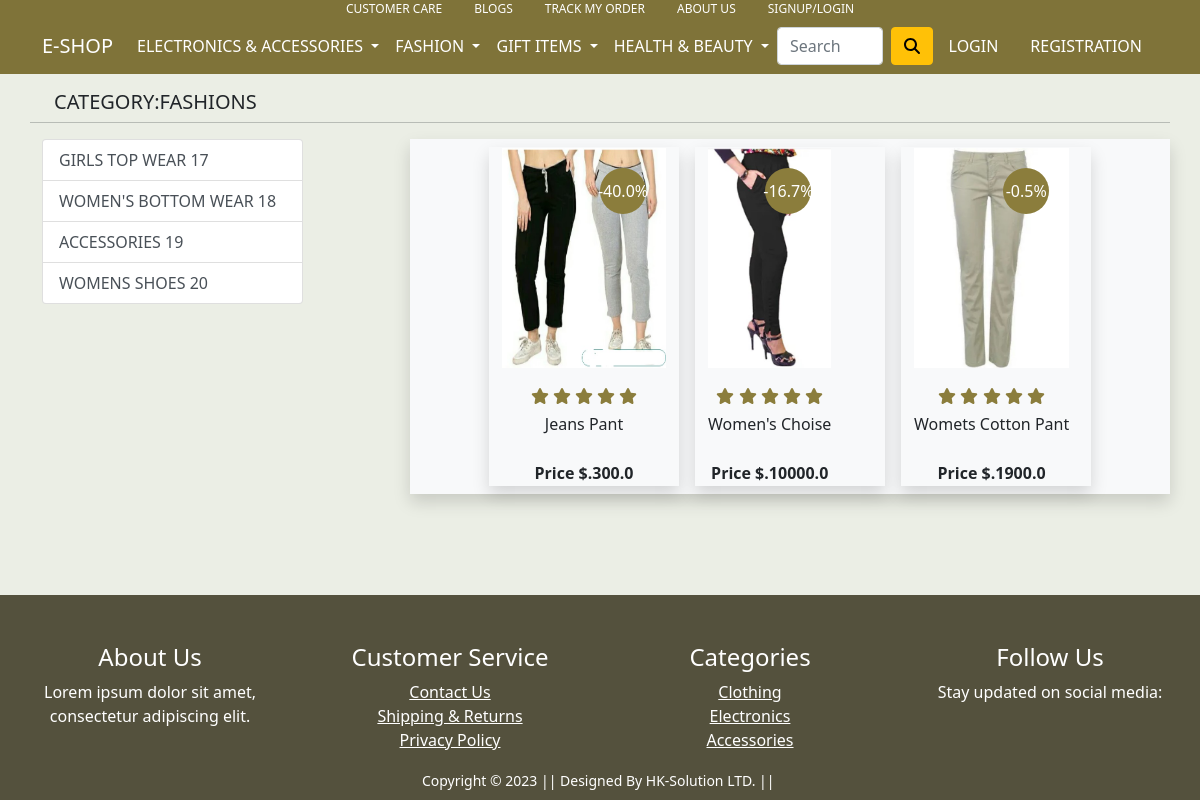
/category_based/16/, run on an earlier commit of the app's database.
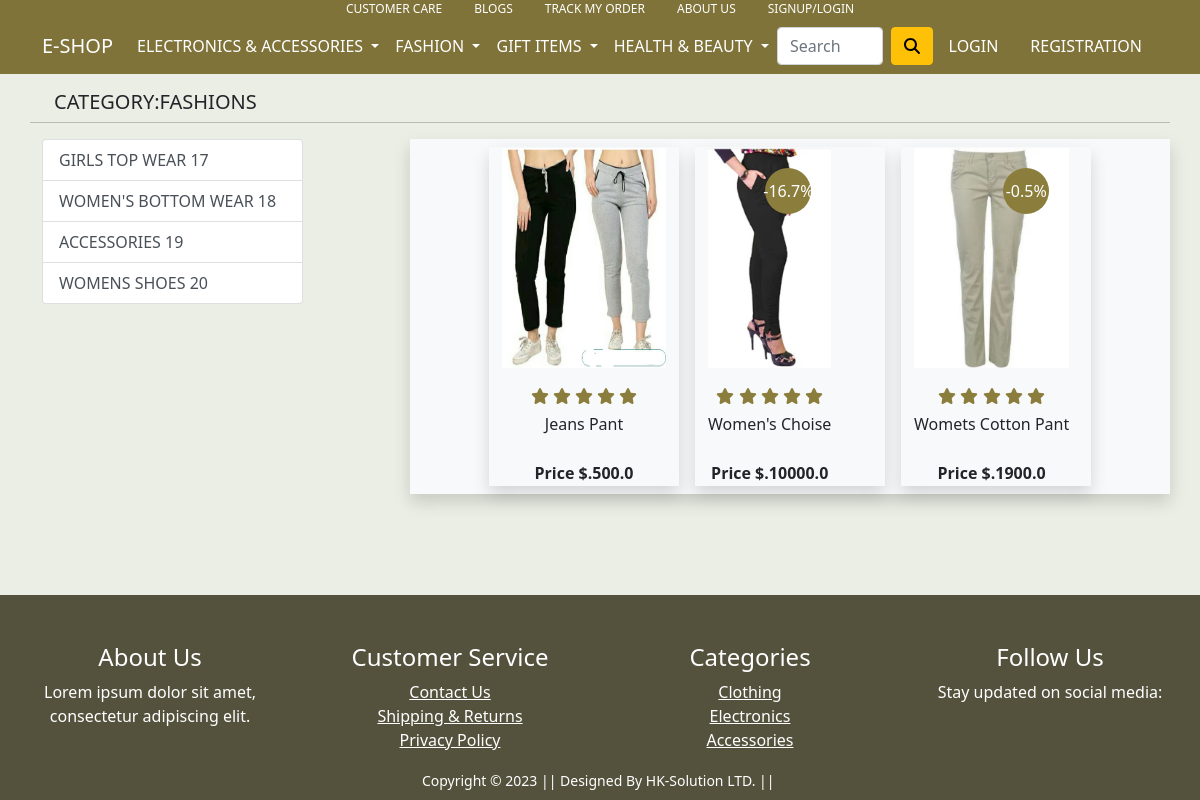
And on a later commit of the database.
### app/models.py (models this page shows, shortened)
class Category(MPTTModel):
    name = models.CharField(max_length=100)
    image=models.ImageField(upload_to="category",null=True,blank=True)
    parent = TreeForeignKey('self', on_delete=models.CASCADE, null=True, blank=True, related_name='children')
    class MPTTMeta:
        order_insertion_by = ['name']
    def __str__(self):
        if self.parent:
            return str(self.parent)+"_"+str(self.name)
        else:
            return str(self.name)
    def get_root_parent(self):
        if self.parent is None:
            return self
        return self.parent.get_root_parent()
    def get_all_children(self):
        return self.get_descendants(include_self=True)
    def get_path_to_last_child(self):
        path = [self]
        current_category = self
        while current_category.parent:
            path.append(current_category.parent)
            current_category = current_category.parent
        path.reverse()
        return path
    @classmethod
    def find_children_by_parent_pk(cls, parent_pk):
        try:
            parent_category = cls.objects.get(pk=parent_pk)
        except cls.DoesNotExist:
            return []
        return cls.objects.filter(parent=parent_category)

class Product(models.Model):
    title=models.CharField(max_length=100)
    selling_price=models.FloatField()
    discounted_price=models.FloatField(null=True,blank=True)
    description=models.TextField()
    brand=models.ForeignKey(Brand,on_delete=models.DO_NOTHING,null=True,blank=True)
    category = models.ForeignKey(Category, on_delete=models.DO_NOTHING,null=True,blank=True)
    product_image=models.ImageField(upload_to="productimg")
    class Meta:
        ordering = ('title',)

### app/views.py (the view)
# urls.py: path('category_based/<int:pk>/', views.category_based, name='category_based'),
def category_based(request,pk=None):
 print("-----------------------------------------------")
 category=Category.objects.filter(parent__isnull=True)
 category=Category.objects.filter(parent__parent__isnull=True,parent__isnull=False)
 categories_without_children = Category.objects.filter(children__isnull=True)
 last_level_child = Category.objects.get(pk=pk)
 root_parent = last_level_child.get_root_parent()
 all_level_children = root_parent.get_all_children()
 path_to_last_child = last_level_child.get_path_to_last_child()
 children_of_parent = Category.find_children_by_parent_pk(pk)
 search_category=Product.objects.filter(category__parent=pk)
 if not children_of_parent:
  children=Category.objects.get(pk=pk)
  print(children.parent.id)
  children_of_parent=Category.find_children_by_parent_pk(children.parent.id)
  print(children_of_parent)
  search_category=Product.objects.filter(category=pk)
 return render(request, 'app/category_based.html',{"mobiles":search_category,"catragorylist":children_of_parent,"root_parent":root_parent})

### app/templatetags/custom_filters.py (called while the page is built)
@register.simple_tag
def my_custom_tag():
    fashion=Category.objects.filter(parent=7)
    health_beauty=Category.objects.filter(parent=5)
    gift=Category.objects.filter(parent=6)
    electronics=Category.objects.filter(parent=4)
    categorylist={"fashion":fashion,"health_beauty":health_beauty,"gift":gift,"electronics":electronics}
    return categorylist

@register.simple_tag
def discount_percentage(sellingPrice,discountedPrice):
    if sellingPrice < discountedPrice:
        return "error"
    discount=sellingPrice-discountedPrice
    actual_discount=(discount * 100) / sellingPrice
    actual_discount=round(actual_discount,1)
    return actual_discount

### app/templates/app/category_based.html (shortened to what this page needs)
{% extends 'app/base.html' %}
{% load static %}
{% load custom_filters %}
{% block main-content %}
<div class="container content my-3">
<div class="row">
    <div class="col-md-6  ps-md-4">
        <h5 class="text-uppercase">category:{{root_parent}}</h5>
    </div>
    <hr>
</div>
 <div class="row">
  <div class="col-sm-3">
    <div class="list-group">
        {% for category in catragorylist %}
        <a href="{% url 'category_based' category.id %}" class="list-group-item list-group-item-action text-uppercase" aria-current="true">{{category.name}} {{category.id}}</a>
        {% endfor %}
       </div>
  </div>
  <div class="col-sm-8 offset-md-1 shadow bg-light ">
       <div class="row d-flex justify-content-center">
        {% for product in mobiles %}
            <div class = " col-6 col-md-4 col-lg-3 col-xl-3 m-2 shadow best">
              <a href="{% url 'product-detail' product.id %}" class="btn m-0 p-0" style="padding: 0; margin: 0;">
              <div class = "collection-img position-relative">
                  <img src = "{{product.product_image.url}}" style="width:100% !important; height: 220px;">
                  {% if product.discounted_price %}
                  <span class = "position-absolute text-white d-flex align-items-center justify-content-center" style="background-color: #8b7d3c;">-{% discount_percentage product.selling_price product.discounted_price %}%</span>
                  {% endif %}
              </div>
              <div class = "text-center">
                  <div class = "rating mt-3">
                      <span class = "text-primary"><i class = "fas fa-star " style="color: #8b7d3c;"></i></span>
                      <span class = "text-primary"><i class = "fas fa-star " style="color: #8b7d3c;"></i></span>
                      <span class = "text-primary"><i class = "fas fa-star " style="color: #8b7d3c;"></i></span>
                      <span class = "text-primary"><i class = "fas fa-star " style="color: #8b7d3c;"></i></span>
                      <span class = "text-primary"><i class = "fas fa-star " style="color: #8b7d3c;"></i></span>
                  </div>
                  <p class = "text-capitalize my-1 text-truncate-2"  style=" height:45px;">{{product.title}}</p>
                  {% if product.discounted_price %}
                  <span class = "fw-bold">Price $.{{product.discounted_price}}</span>
                  {% else %}
                  <span class = "fw-bold">Price $.{{product.selling_price}}</span>
                  {% endif %}
              </div>
            </a>
            </div>
        {% endfor %}
      </div>
  </div>
 </div>
</div>
{% endblock main-content %}

### app/templates/app/base.html (shortened to what this page needs)
<!doctype html>
{% load static %}
{% load custom_filters %}
<html lang="en">
  <head>
    <link rel="stylesheet" href="{% static 'css/bootstrap.min.css' %}">
    <link rel="stylesheet" href="{% static 'app/css/owl.carousel.min.css' %}">
    <link rel="stylesheet" href="{% static 'app/css/all.min.css' %}">
    <link rel="stylesheet" href="{% static 'app/css/style.css' %}">
  </head>
  <body style="background-color: rgb(235, 238, 229);">
        <div class="m-0 p-0" style="background-color: rgb(127, 115, 57);">
          <ul class="nav justify-content-center m-0 p-0" style="font-size: 12px; font-weight: 500;">
              <li class="nav-item">
                <a class="nav-link text-white m-0 py-0 " aria-current="page" href="{% url 'customersupport' %}">CUSTOMER CARE</a>
              </li>
              <li class="nav-item">
                  <a class="nav-link text-white m-0 py-0 " aria-current="page" href="#">BLOGS</a>
                </li>
              <li class="nav-item">
                <a class="nav-link text-white  m-0 py-0" href="#">TRACK MY ORDER</a>
              </li>
              <li class="nav-item">
                  <a class="nav-link text-white  m-0 py-0" href="{% url 'aboutus' %}">ABOUT US</a>
                </li>
              {% if not request.user.is_authenticated %}
              <li class="nav-item">
                <a class="nav-link text-white  m-0 py-0" href="{% url 'login' %}">SIGNUP/LOGIN</a>
              </li>
              {% endif %}
            </ul>
      </div>
    <nav class="navbar navbar-expand-lg navbar-dark " style="background-color: rgb(127, 115, 57);">
     <div class="container" style="font-weight: 500;">
       <a class="navbar-brand" href="/">E-SHOP</a>
       <div class="collapse navbar-collapse fs-6 text-uppercase" id="navbarSupportedContent">
         <ul class="navbar-nav me-auto mb-2 mb-lg-0">
           <li class="nav-item dropdown">
             <a class="nav-link dropdown-toggle text-white" href="#" id="electronicsDropdown" role="button" data-bs-toggle="dropdown" aria-expanded="false">
               Electronics & Accessories
             </a>
              {% my_custom_tag as filtered_data %}
           </li>
           <li class="nav-item dropdown">
             <a class="nav-link dropdown-toggle text-white" href="#" id="fashionDropdown" role="button" data-bs-toggle="dropdown" aria-expanded="false">
               Fashion
             </a>
           </li>
           <li class="nav-item dropdown">
            <a class="nav-link dropdown-toggle text-white" href="#" id="fashionDropdown" role="button" data-bs-toggle="dropdown" aria-expanded="false">
              Gift Items
            </a>
          </li>
          <li class="nav-item dropdown">
            <a class="nav-link dropdown-toggle text-white" href="#" id="fashionDropdown" role="button" data-bs-toggle="dropdown" aria-expanded="false">
              Health & Beauty
            </a>
          </li>
         </ul>
         <form class="d-flex flex-md-grow-1">
           <input class="form-control me-2" type="search" placeholder="Search" aria-label="Search">
           <button class="btn btn-warning" type="submit"><i class="fas fa-search"></i></button>
         </form>
         <div>
          <ul class="navbar-nav me-auto mb-2 mb-lg-0">
            {% if request.user.is_authenticated %}
           <li class="nav-item dropdown mx-2">
              <a class="nav-link dropdown-toggle text-white" href="#" id="profileDropdown" role="button" data-bs-toggle="dropdown" aria-expanded="false">
                {{request.user}}
              </a>
              <ul class="dropdown-menu" aria-labelledby="profileDropdown">
                <li><a class="dropdown-item" href="{% url 'profile' %}">Profile</a></li>
                <li><a class="dropdown-item" href="{% url 'orders' %}">Orders</a></li>
                <li><a class="dropdown-item" href="{% url 'changepassword' %}">Change Password</a></li>
                <li><a class="dropdown-item" href="{% url 'logout' %}">Logout</a></li>
              </ul>
            </li>
            <li class="nav-item mx-2">
             <a href="{% url 'showcart' %}" class="nav-link text-white px-0">
              <div class = "mycart-img  position-relative ">
                <img src = "{% static 'app/images/cart.png' %}" style="max-width:100% !important; height: 30px;">
                {% if request.user.is_authenticated %}
                {% cart_filter request.user as cartcount %}
                {% if cartcount %}
                <span class = "position-absolute text-white d-flex align-items-center justify-content-center" style="font-size: 10px; font-weight: bold;">{{cartcount}}</span>
                {% endif %}
                {% endif %}
            </div>
            </a>
            </li>
            {% else %}
            <li class="nav-item mx-2">
             <a href="{% url 'login' %}" class="nav-link text-white">Login</a>
            </li>
            <li class="nav-item mx-2">
             <a href="{% url 'customerregistration' %}" class="nav-link text-white">Registration</a>
            </li>
            {% endif %}
          </ul>
         </div>
       </div>
     </div>
    </nav>
    {% block main-content %} {% endblock main-content %}
    {% block footer %}
      {% include 'app/snippet/footer.html' %}
    {% endblock footer %}
  </body>
</html>

### app/templates/app/snippet/footer.html (shortened to what this page needs)
{% load static %}
<div class=" container-fluid text-center text-white pt-5 mb-0 pb-0 " style="background-color: rgb(84, 81, 61);">
    <div class="row footer">
        <div class="col-lg-3 col-md-6 ">
            <h4>About Us</h4>
            <p>Lorem ipsum dolor sit amet, consectetur adipiscing elit.</p>
        </div>
        <div class="col-lg-3 col-md-6 ">
            <h4>Customer Service</h4>
            <ul class="list-unstyled">
                <li><a href="#" class="text-white">Contact Us</a></li>
                <li><a href="#" class="text-white">Shipping & Returns</a></li>
                <li><a href="#" class="text-white">Privacy Policy</a></li>
            </ul>
        </div>
        <div class="col-lg-3 col-md-6  ">
            <h4>Categories</h4>
            <ul class="list-unstyled">
                <li><a href="#" class="text-white">Clothing</a></li>
                <li><a href="#" class="text-white">Electronics</a></li>
                <li><a href="#" class="text-white">Accessories</a></li>
            </ul>
        </div>
        <div class="col-lg-3 col-md-6  ">
            <h4>Follow Us</h4>
            <p>Stay updated on social media:</p>
        </div>
    </div>
    <div class="class mb-0 pb-2">
        <small class="text-white mycontainer-fluid   text-center p-2 ">Copyright &copy; 2023 || Designed By HK-Solution LTD. || </small>
    </div>
</div>

### app/templates/app/base.html (style rules this page uses)
html,body { height: 100%; }
body { display: flex; flex-direction: column; }
.content { flex: 1 0 auto; }
.footer { flex-shrink: 0; }

### app/templates/app/category_based.html (style rules this page uses)
.text-truncate-2 { display: -webkit-box; -webkit-line-clamp: 2; -webkit-box-orient: vertical; overflow: hidden; text-overflow: ellipsis; word-wrap: break-word; }
.collection-img span { top: 20px; right: 20px; width: 46px; height: 46px; border-radius: 50%; }

What changed in the data, as far as the page shows it:
changed Product "Jeans Pant": selling_price (not shown) → "500.0"; selling_price+discounted_price "40.0" → (not shown); discounted_price "300.0" → (not shown)
